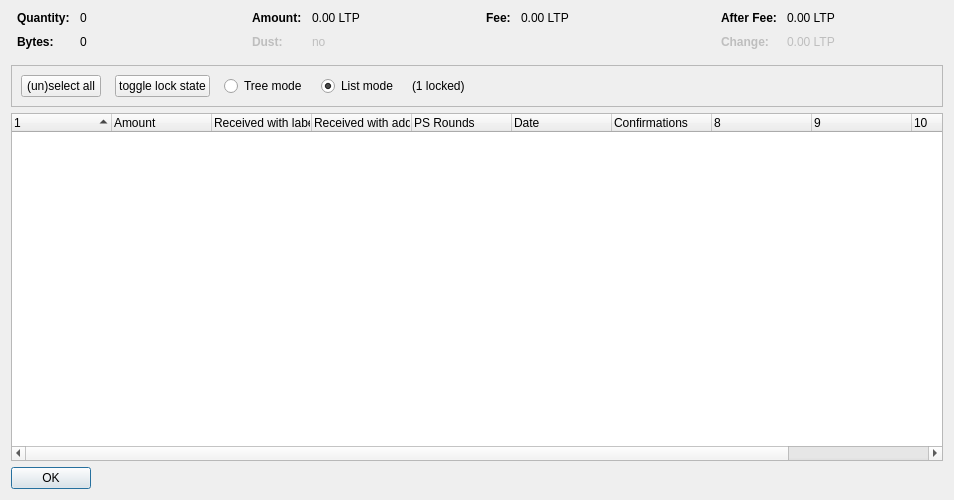
<?xml version="1.0" encoding="UTF-8"?>
<ui version="4.0">
 <class>CoinControlDialog</class>
 <widget class="QDialog" name="CoinControlDialog">
  <property name="geometry">
   <rect>
    <x>0</x>
    <y>0</y>
    <width>954</width>
    <height>500</height>
   </rect>
  </property>
  <property name="windowTitle">
   <string>Coin Selection</string>
  </property>
  <layout class="QVBoxLayout" name="verticalLayout">
   <item>
    <layout class="QHBoxLayout" name="horizontalLayoutTop" stretch="0,0,0,0">
     <property name="topMargin">
      <number>0</number>
     </property>
     <property name="bottomMargin">
      <number>10</number>
     </property>
     <item>
      <layout class="QFormLayout" name="formLayoutCoinControl1">
       <property name="horizontalSpacing">
        <number>10</number>
       </property>
       <property name="verticalSpacing">
        <number>10</number>
       </property>
       <property name="leftMargin">
        <number>6</number>
       </property>
       <property name="rightMargin">
        <number>6</number>
       </property>
       <item row="0" column="0">
        <widget class="QLabel" name="labelCoinControlQuantityText">
         <property name="font">
          <font>
           <weight>75</weight>
           <bold>true</bold>
          </font>
         </property>
         <property name="text">
          <string>Quantity:</string>
         </property>
        </widget>
       </item>
       <item row="0" column="1">
        <widget class="QLabel" name="labelCoinControlQuantity">
         <property name="cursor">
          <cursorShape>IBeamCursor</cursorShape>
         </property>
         <property name="contextMenuPolicy">
          <enum>Qt::ActionsContextMenu</enum>
         </property>
         <property name="text">
          <string notr="true">0</string>
         </property>
         <property name="textInteractionFlags">
          <set>Qt::LinksAccessibleByMouse|Qt::TextSelectableByKeyboard|Qt::TextSelectableByMouse</set>
         </property>
        </widget>
       </item>
       <item row="1" column="0">
        <widget class="QLabel" name="labelCoinControlBytesText">
         <property name="font">
          <font>
           <weight>75</weight>
           <bold>true</bold>
          </font>
         </property>
         <property name="text">
          <string>Bytes:</string>
         </property>
        </widget>
       </item>
       <item row="1" column="1">
        <widget class="QLabel" name="labelCoinControlBytes">
         <property name="cursor">
          <cursorShape>IBeamCursor</cursorShape>
         </property>
         <property name="contextMenuPolicy">
          <enum>Qt::ActionsContextMenu</enum>
         </property>
         <property name="text">
          <string notr="true">0</string>
         </property>
         <property name="textInteractionFlags">
          <set>Qt::LinksAccessibleByMouse|Qt::TextSelectableByKeyboard|Qt::TextSelectableByMouse</set>
         </property>
        </widget>
       </item>
      </layout>
     </item>
     <item>
      <layout class="QFormLayout" name="formLayoutCoinControl2">
       <property name="horizontalSpacing">
        <number>10</number>
       </property>
       <property name="verticalSpacing">
        <number>10</number>
       </property>
       <property name="leftMargin">
        <number>6</number>
       </property>
       <property name="rightMargin">
        <number>6</number>
       </property>
       <item row="0" column="0">
        <widget class="QLabel" name="labelCoinControlAmountText">
         <property name="font">
          <font>
           <weight>75</weight>
           <bold>true</bold>
          </font>
         </property>
         <property name="text">
          <string>Amount:</string>
         </property>
        </widget>
       </item>
       <item row="0" column="1">
        <widget class="QLabel" name="labelCoinControlAmount">
         <property name="cursor">
          <cursorShape>IBeamCursor</cursorShape>
         </property>
         <property name="contextMenuPolicy">
          <enum>Qt::ActionsContextMenu</enum>
         </property>
         <property name="text">
          <string notr="true">0.00 LTP</string>
         </property>
         <property name="textInteractionFlags">
          <set>Qt::LinksAccessibleByMouse|Qt::TextSelectableByKeyboard|Qt::TextSelectableByMouse</set>
         </property>
        </widget>
       </item>
       <item row="1" column="0">
        <widget class="QLabel" name="labelCoinControlLowOutputText">
         <property name="enabled">
          <bool>false</bool>
         </property>
         <property name="font">
          <font>
           <weight>75</weight>
           <bold>true</bold>
          </font>
         </property>
         <property name="text">
          <string>Dust:</string>
         </property>
        </widget>
       </item>
       <item row="1" column="1">
        <widget class="QLabel" name="labelCoinControlLowOutput">
         <property name="enabled">
          <bool>false</bool>
         </property>
         <property name="cursor">
          <cursorShape>IBeamCursor</cursorShape>
         </property>
         <property name="contextMenuPolicy">
          <enum>Qt::ActionsContextMenu</enum>
         </property>
         <property name="text">
          <string notr="true">no</string>
         </property>
         <property name="textInteractionFlags">
          <set>Qt::LinksAccessibleByMouse|Qt::TextSelectableByKeyboard|Qt::TextSelectableByMouse</set>
         </property>
        </widget>
       </item>
      </layout>
     </item>
     <item>
      <layout class="QFormLayout" name="formLayoutCoinControl3">
       <property name="horizontalSpacing">
        <number>10</number>
       </property>
       <property name="verticalSpacing">
        <number>10</number>
       </property>
       <property name="leftMargin">
        <number>6</number>
       </property>
       <property name="rightMargin">
        <number>6</number>
       </property>
       <item row="0" column="0">
        <widget class="QLabel" name="labelCoinControlFeeText">
         <property name="font">
          <font>
           <weight>75</weight>
           <bold>true</bold>
          </font>
         </property>
         <property name="text">
          <string>Fee:</string>
         </property>
        </widget>
       </item>
       <item row="0" column="1">
        <widget class="QLabel" name="labelCoinControlFee">
         <property name="cursor">
          <cursorShape>IBeamCursor</cursorShape>
         </property>
         <property name="contextMenuPolicy">
          <enum>Qt::ActionsContextMenu</enum>
         </property>
         <property name="text">
          <string notr="true">0.00 LTP</string>
         </property>
         <property name="textInteractionFlags">
          <set>Qt::LinksAccessibleByMouse|Qt::TextSelectableByKeyboard|Qt::TextSelectableByMouse</set>
         </property>
        </widget>
       </item>
      </layout>
     </item>
     <item>
      <layout class="QFormLayout" name="formLayoutCoinControl4">
       <property name="horizontalSpacing">
        <number>10</number>
       </property>
       <property name="verticalSpacing">
        <number>10</number>
       </property>
       <property name="leftMargin">
        <number>6</number>
       </property>
       <property name="rightMargin">
        <number>6</number>
       </property>
       <item row="0" column="0">
        <widget class="QLabel" name="labelCoinControlAfterFeeText">
         <property name="font">
          <font>
           <weight>75</weight>
           <bold>true</bold>
          </font>
         </property>
         <property name="text">
          <string>After Fee:</string>
         </property>
        </widget>
       </item>
       <item row="0" column="1">
        <widget class="QLabel" name="labelCoinControlAfterFee">
         <property name="cursor">
          <cursorShape>IBeamCursor</cursorShape>
         </property>
         <property name="contextMenuPolicy">
          <enum>Qt::ActionsContextMenu</enum>
         </property>
         <property name="text">
          <string notr="true">0.00 LTP</string>
         </property>
         <property name="textInteractionFlags">
          <set>Qt::LinksAccessibleByMouse|Qt::TextSelectableByKeyboard|Qt::TextSelectableByMouse</set>
         </property>
        </widget>
       </item>
       <item row="1" column="0">
        <widget class="QLabel" name="labelCoinControlChangeText">
         <property name="enabled">
          <bool>false</bool>
         </property>
         <property name="font">
          <font>
           <weight>75</weight>
           <bold>true</bold>
          </font>
         </property>
         <property name="text">
          <string>Change:</string>
         </property>
        </widget>
       </item>
       <item row="1" column="1">
        <widget class="QLabel" name="labelCoinControlChange">
         <property name="enabled">
          <bool>false</bool>
         </property>
         <property name="cursor">
          <cursorShape>IBeamCursor</cursorShape>
         </property>
         <property name="contextMenuPolicy">
          <enum>Qt::ActionsContextMenu</enum>
         </property>
         <property name="text">
          <string notr="true">0.00 LTP</string>
         </property>
         <property name="textInteractionFlags">
          <set>Qt::LinksAccessibleByMouse|Qt::TextSelectableByKeyboard|Qt::TextSelectableByMouse</set>
         </property>
        </widget>
       </item>
      </layout>
     </item>
    </layout>
   </item>
   <item>
    <widget class="QFrame" name="frame">
     <property name="minimumSize">
      <size>
       <width>0</width>
       <height>40</height>
      </size>
     </property>
     <property name="frameShape">
      <enum>QFrame::StyledPanel</enum>
     </property>
     <property name="frameShadow">
      <enum>QFrame::Sunken</enum>
     </property>
     <layout class="QHBoxLayout" name="horizontalLayout">
      <item>
       <layout class="QHBoxLayout" name="horizontalLayoutPanel" stretch="0,0,0,0,0,0">
        <property name="spacing">
         <number>14</number>
        </property>
        <item>
         <widget class="QPushButton" name="pushButtonSelectAll">
          <property name="sizePolicy">
           <sizepolicy hsizetype="Maximum" vsizetype="Fixed">
            <horstretch>0</horstretch>
            <verstretch>0</verstretch>
           </sizepolicy>
          </property>
          <property name="text">
           <string>(un)select all</string>
          </property>
          <property name="autoDefault">
           <bool>false</bool>
          </property>
         </widget>
        </item>
        <item>
         <widget class="QPushButton" name="pushButtonToggleLock">
          <property name="sizePolicy">
           <sizepolicy hsizetype="Maximum" vsizetype="Fixed">
            <horstretch>0</horstretch>
            <verstretch>0</verstretch>
           </sizepolicy>
          </property>
          <property name="text">
           <string>toggle lock state</string>
          </property>
          <property name="autoDefault">
           <bool>false</bool>
          </property>
         </widget>
        </item>
        <item>
         <widget class="QRadioButton" name="radioTreeMode">
          <property name="sizePolicy">
           <sizepolicy hsizetype="Maximum" vsizetype="Fixed">
            <horstretch>0</horstretch>
            <verstretch>0</verstretch>
           </sizepolicy>
          </property>
          <property name="text">
           <string>Tree mode</string>
          </property>
         </widget>
        </item>
        <item>
         <widget class="QRadioButton" name="radioListMode">
          <property name="sizePolicy">
           <sizepolicy hsizetype="Maximum" vsizetype="Fixed">
            <horstretch>0</horstretch>
            <verstretch>0</verstretch>
           </sizepolicy>
          </property>
          <property name="text">
           <string>List mode</string>
          </property>
          <property name="checked">
           <bool>true</bool>
          </property>
         </widget>
        </item>
        <item>
         <widget class="QLabel" name="labelLocked">
          <property name="text">
           <string>(1 locked)</string>
          </property>
         </widget>
        </item>
        <item>
         <spacer name="horizontalSpacer">
          <property name="orientation">
           <enum>Qt::Horizontal</enum>
          </property>
          <property name="sizeHint" stdset="0">
           <size>
            <width>40</width>
            <height>20</height>
           </size>
          </property>
         </spacer>
        </item>
       </layout>
      </item>
     </layout>
    </widget>
   </item>
   <item>
    <widget class="CoinControlTreeWidget" name="treeWidget">
     <property name="contextMenuPolicy">
      <enum>Qt::CustomContextMenu</enum>
     </property>
     <property name="sortingEnabled">
      <bool>false</bool>
     </property>
     <property name="columnCount">
      <number>11</number>
     </property>
     <attribute name="headerShowSortIndicator" stdset="0">
      <bool>true</bool>
     </attribute>
     <attribute name="headerStretchLastSection">
      <bool>false</bool>
     </attribute>
     <column>
      <property name="text">
       <string/>
      </property>
     </column>
     <column>
      <property name="text">
       <string>Amount</string>
      </property>
     </column>
     <column>
      <property name="text">
       <string>Received with label</string>
      </property>
     </column>
     <column>
      <property name="text">
       <string>Received with address</string>
      </property>
     </column>
     <column>
      <property name="text">
       <string>PS Rounds</string>
      </property>
     </column>
     <column>
      <property name="text">
       <string>Date</string>
      </property>
     </column>
     <column>
      <property name="text">
       <string>Confirmations</string>
      </property>
      <property name="toolTip">
       <string>Confirmed</string>
      </property>
     </column>
     <column>
      <property name="text">
       <string/>
      </property>
     </column>
     <column>
      <property name="text">
       <string/>
      </property>
     </column>
     <column>
      <property name="text">
       <string/>
      </property>
     </column>
     <column>
      <property name="text">
       <string/>
      </property>
     </column>
    </widget>
   </item>
   <item>
    <widget class="QDialogButtonBox" name="buttonBox">
     <property name="sizePolicy">
      <sizepolicy hsizetype="Maximum" vsizetype="Fixed">
       <horstretch>0</horstretch>
       <verstretch>0</verstretch>
      </sizepolicy>
     </property>
     <property name="orientation">
      <enum>Qt::Horizontal</enum>
     </property>
     <property name="standardButtons">
      <set>QDialogButtonBox::Ok</set>
     </property>
    </widget>
   </item>
  </layout>
 </widget>
 <customwidgets>
  <customwidget>
   <class>CoinControlTreeWidget</class>
   <extends>QTreeWidget</extends>
   <header>coincontroltreewidget.h</header>
  </customwidget>
 </customwidgets>
 <resources/>
 <connections/>
</ui>
